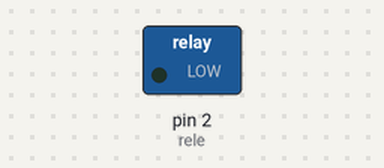
This sketch was run on a simulated Arduino Uno, built with avr-gcc and run on an emulated ATmega328P. On the bench: switched loads named in the sketch (green lamp = pin HIGH).

Above: at 1.5 s.
At 4.5 s:
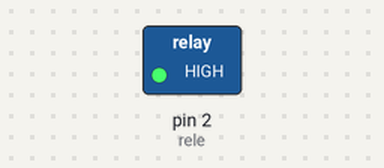
Timing chart, 0 to 7.8 s (numbered marks = the images above):
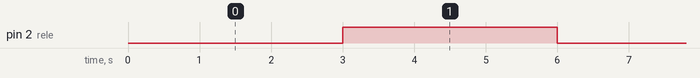

Measured:
- by itself, pin 2 (rele): alternates HIGH for 3.0 s and LOW for 3.0 s

The sketch:

rele1.ino
```cpp
int rele = 2;
/***   Setup  ***/
void setup() {
    pinMode(rele,OUTPUT);
}

/***   Loop  ***/
void loop() {
    digitalWrite(rele,LOW);
    delay(3000);
    digitalWrite(rele,HIGH);
    delay(3000);
}
```
